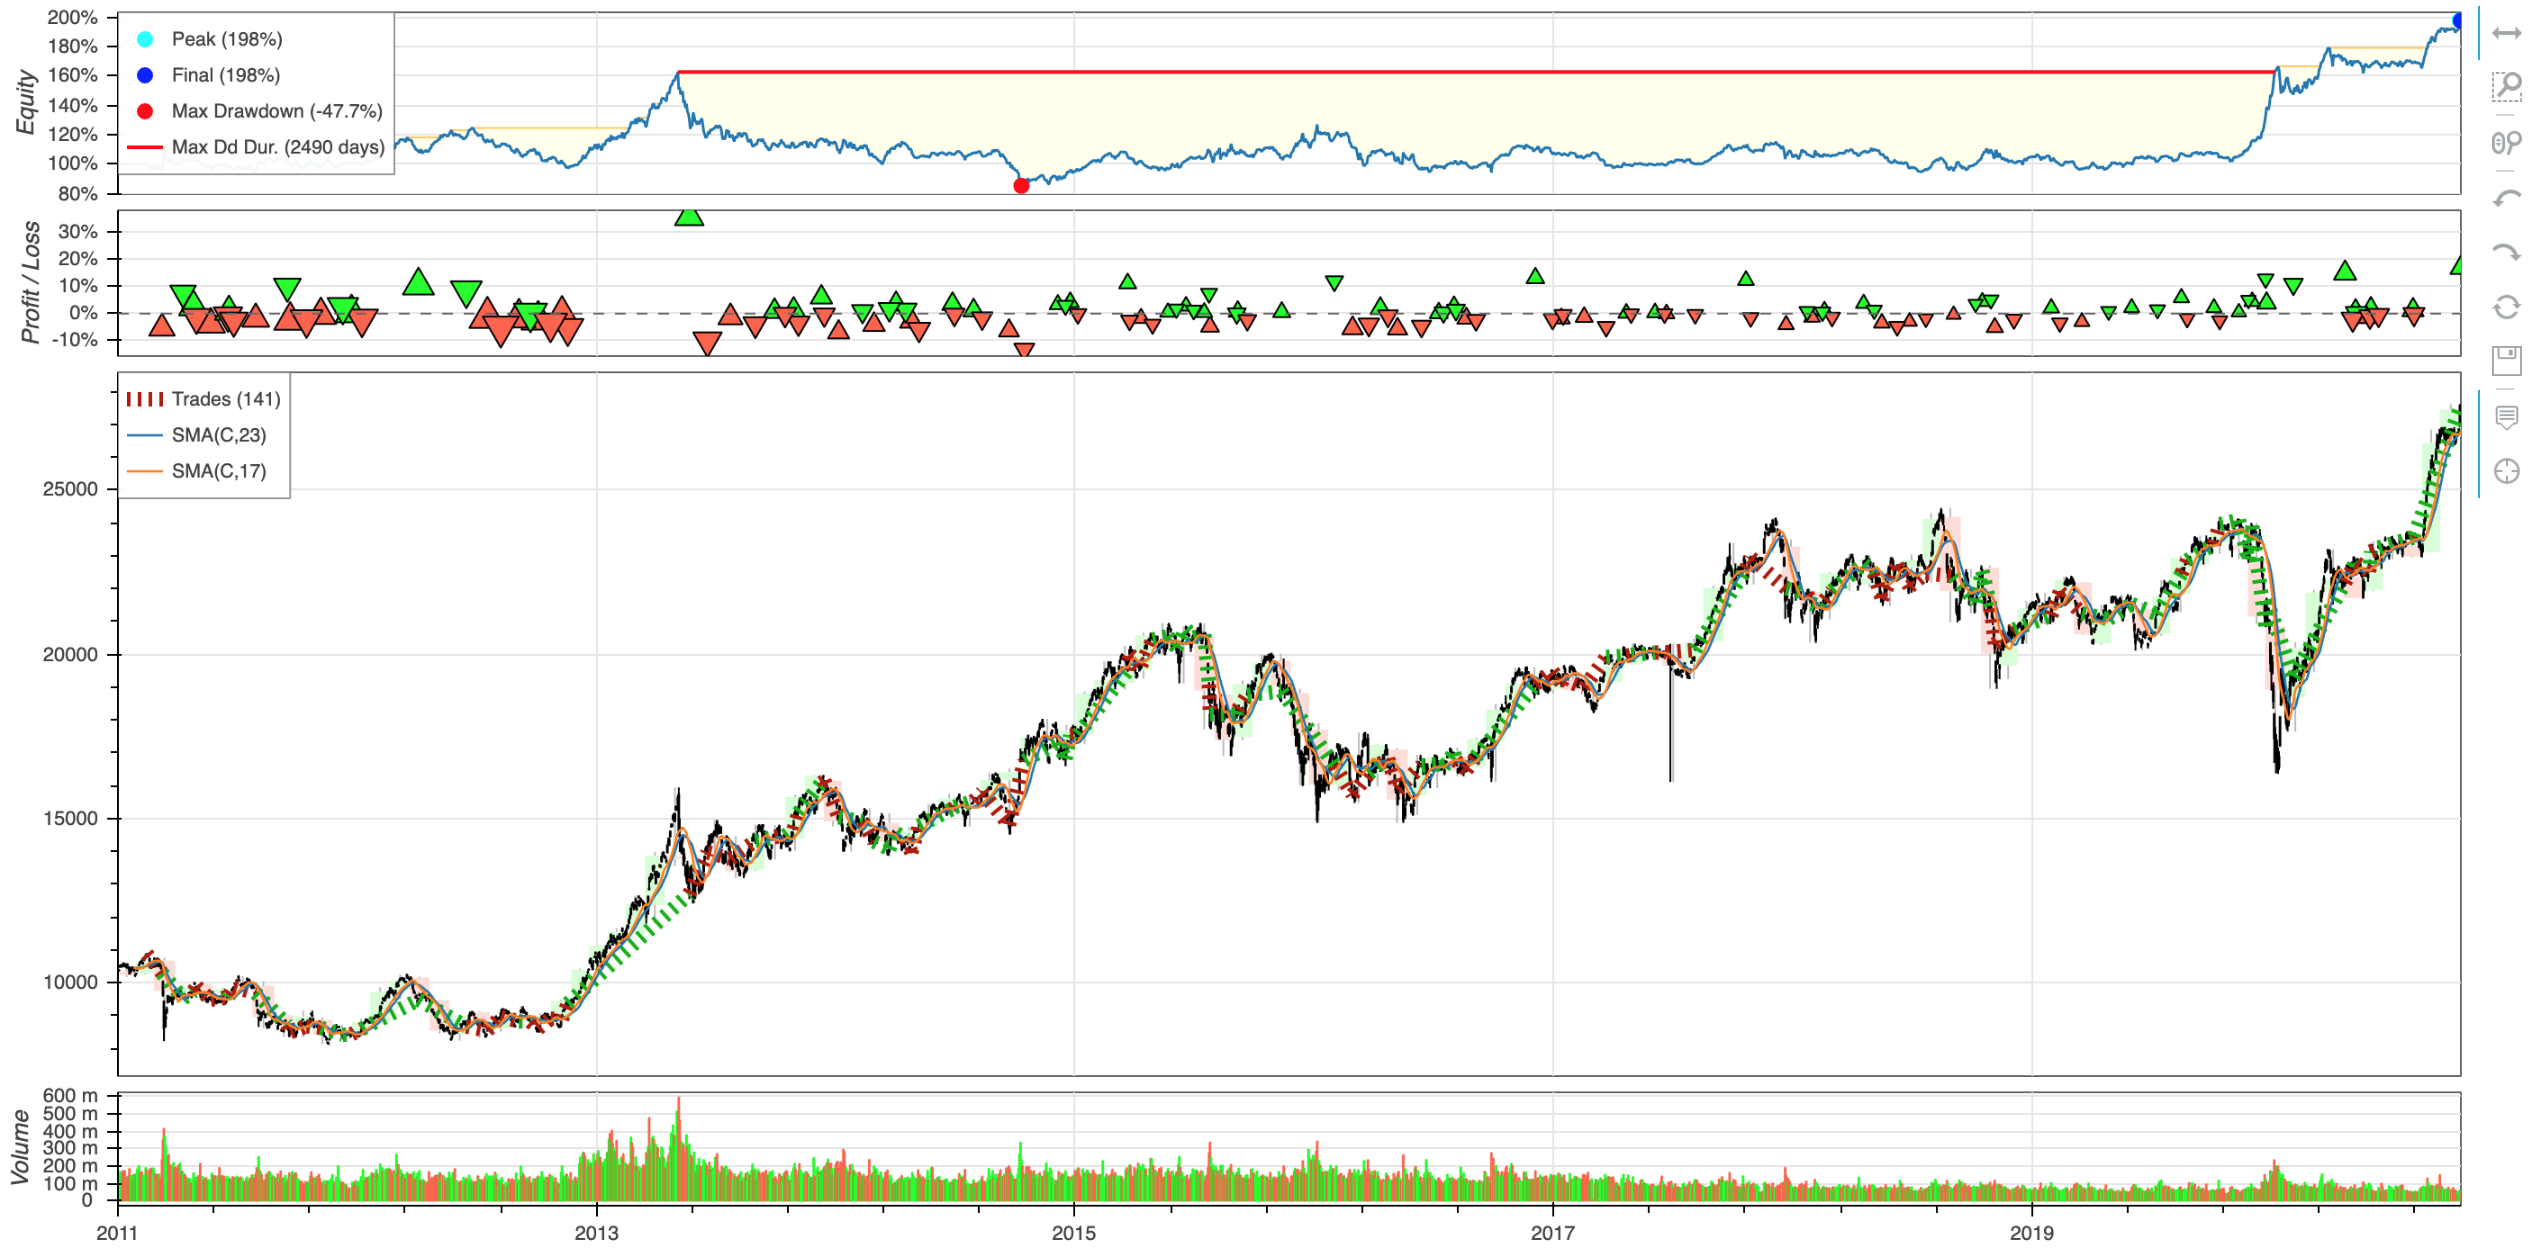

The Python source for this figure:
import os
import datetime
import pandas as pd
import pandas_datareader
import talib
from backtesting import Backtest, Strategy
from backtesting.lib import crossover, plot_heatmaps

START_DATE = datetime.date(2011, 1, 1)
END_DATE = datetime.date(2020, 12, 31)
TICKER = '^N225'
INIT_CASH = 1000000
MAX_LONG_TERM = 100
TERM_STEP = 5


def get_stock(ticker, start_date, end_date):
    '''
    get stock data from Yahoo Finance
    '''
    dirname = 'data'
    os.makedirs(dirname, exist_ok=True)
    fname = f'{dirname}/{ticker}.pkl'
    df_stock = pd.DataFrame()
    if os.path.exists(fname):
        df_stock = pd.read_pickle(fname)
        start_date = df_stock.index.max() + datetime.timedelta(days=1)
    if end_date > start_date:
        df = pandas_datareader.data.DataReader(
            ticker, 'yahoo', start_date, end_date)
        df_stock = pd.concat([df_stock, df[~df.index.isin(df_stock.index)]])
        df_stock.to_pickle(fname)
    return df_stock


class SmaCross(Strategy):
    '''
    SMS Cross Strategy
    '''
    long_term = 75
    short_term = 25

    def init(self):
        close = self.data['Close']
        self.long_sma = self.I(talib.SMA, close, self.long_term)
        self.short_sma = self.I(talib.SMA, close, self.short_term)

    def next(self):
        if crossover(self.short_sma, self.long_sma):
            self.buy()
        elif crossover(self.long_sma, self.short_sma):
            self.sell()


def main():
    df = get_stock('^N225', START_DATE, END_DATE)

    bt = Backtest(
        df,
        SmaCross,
        cash=INIT_CASH,
        trade_on_close=False,
        exclusive_orders=True
    )

    stats, heatmap = bt.optimize(
        long_term=range(3, MAX_LONG_TERM + 1, TERM_STEP),
        short_term=range(2, MAX_LONG_TERM, TERM_STEP),
        return_heatmap=True,
        constraint=lambda p: p.short_term < p.long_term)

    print(stats)
    bt.plot()
    plot_heatmaps(heatmap, agg='mean', plot_width=2048, filename='heatmap')


if __name__ == '__main__':
    main()
